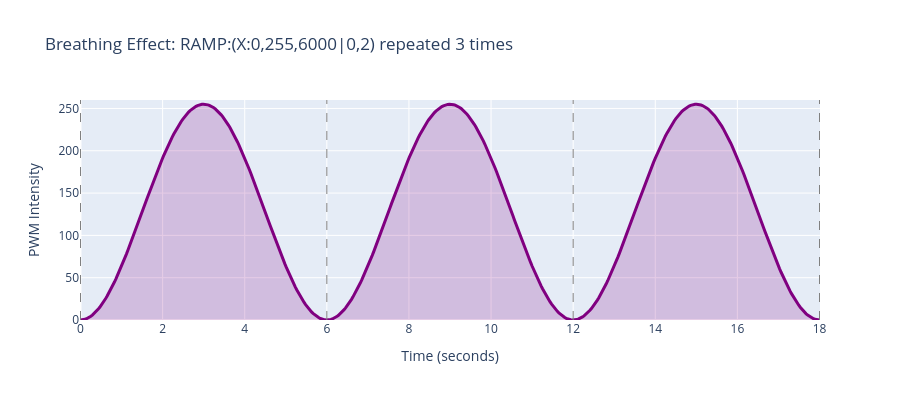

Source (notebook cell):
### Markdown cell above
## 5. Breathing Effect (Full Cycle t: 0→2)

Using `X` mode with `t: 0→2` creates a complete breathing cycle in a single segment:

### Code cell
# Breathing effect: 6 second cycle, repeated 3 times
cycle_ms = 6000
cycles = 3
total_ms = cycle_ms * cycles

time_ms = np.linspace(0, total_ms, 500)

# Calculate PWM using f(t) with t: 0→2 for each cycle
pwm_breathing = []
for t in time_ms:
    cycle_progress = (t % cycle_ms) / cycle_ms  # 0 to 1 within each cycle
    t_param = cycle_progress * 2  # Map to 0 to 2
    pwm = f(t_param) * 255  # Direct use of f(t) since we want min→max→min
    pwm_breathing.append(pwm)

fig = go.Figure()

fig.add_trace(go.Scatter(
    x=time_ms/1000, y=pwm_breathing,
    mode='lines',
    name='Breathing (X mode, t: 0→2)',
    line=dict(color='purple', width=3),
    fill='tozeroy',
    fillcolor='rgba(128, 0, 128, 0.2)'
))

# Add cycle markers
for i in range(cycles + 1):
    fig.add_vline(x=i * cycle_ms / 1000, line=dict(color='gray', dash='dash', width=1))

fig.update_layout(
    title='Breathing Effect: RAMP:(X:0,255,6000|0,2) repeated 3 times',
    xaxis_title='Time (seconds)',
    yaxis_title='PWM Intensity',
    height=400,
    yaxis=dict(range=[0, 260])
)

fig.show()

### Figure 1 — Plotly figure (JSON) as saved in the notebook; plotly's stock layout.template omitted (floating-point values rounded to 4 significant figures; data arrays with more than 128 entries replaced by an {"elided": "..."} marker saying what was removed)
{"data": [{"fill": "tozeroy", "fillcolor": "rgba(128, 0, 128, 0.2)", "line": {"color": "purple", "width": 3}, "mode": "lines", "name": "Breathing (X mode, t: 0→2)", "type": "scatter", "x": {"elided": "500 float values"}, "y": {"elided": "500 float values"}}], "layout": {"height": 400, "shapes": [{"line": {"color": "gray", "dash": "dash", "width": 1}, "type": "line", "x0": 0, "x1": 0, "xref": "x", "y0": 0, "y1": 1, "yref": "y domain"}, {"line": {"color": "gray", "dash": "dash", "width": 1}, "type": "line", "x0": 6, "x1": 6, "xref": "x", "y0": 0, "y1": 1, "yref": "y domain"}, {"line": {"color": "gray", "dash": "dash", "width": 1}, "type": "line", "x0": 12, "x1": 12, "xref": "x", "y0": 0, "y1": 1, "yref": "y domain"}, {"line": {"color": "gray", "dash": "dash", "width": 1}, "type": "line", "x0": 18, "x1": 18, "xref": "x", "y0": 0, "y1": 1, "yref": "y domain"}], "title": {"text": "Breathing Effect: RAMP:(X:0,255,6000|0,2) repeated 3 times"}, "xaxis": {"title": {"text": "Time (seconds)"}}, "yaxis": {"range": [0, 260], "title": {"text": "PWM Intensity"}}}}
